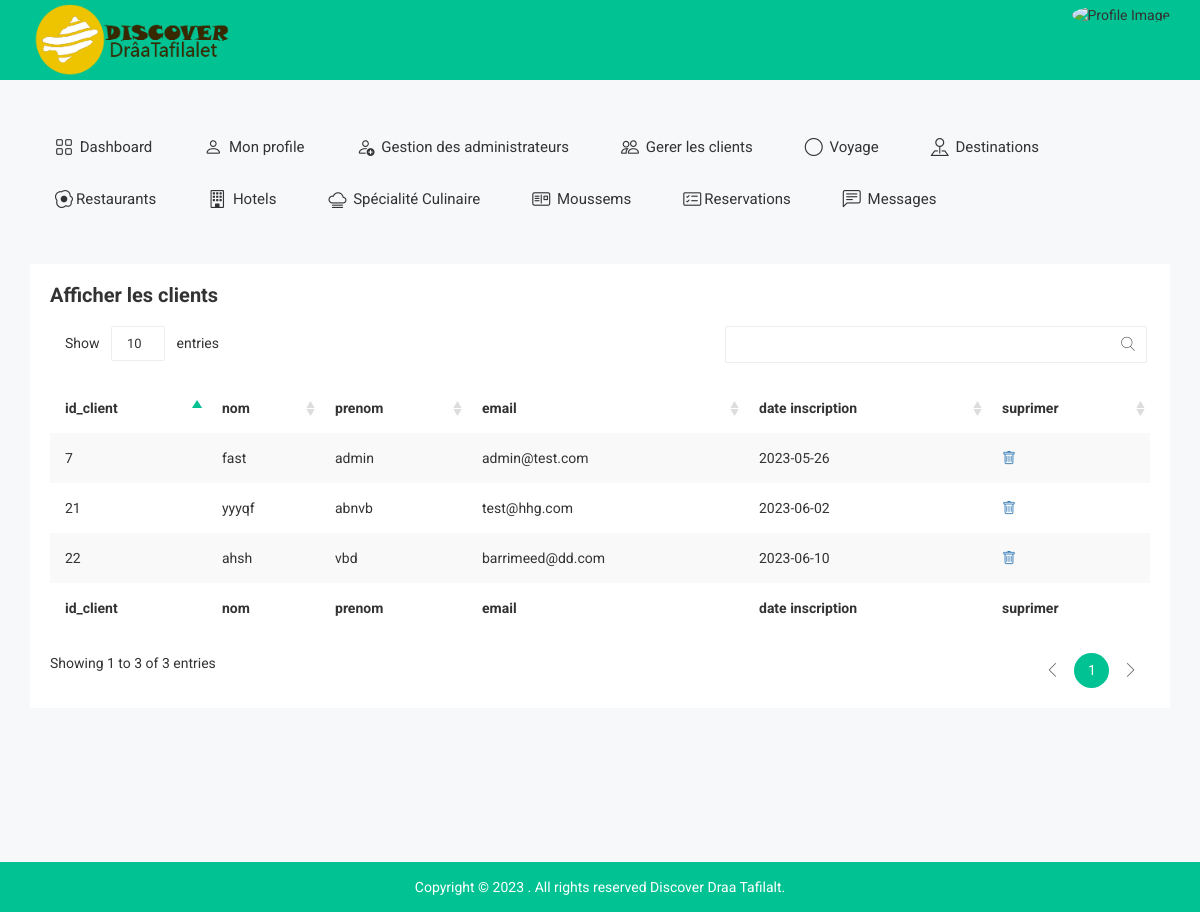
The app's page /afficheclient.php (signed in), older data.
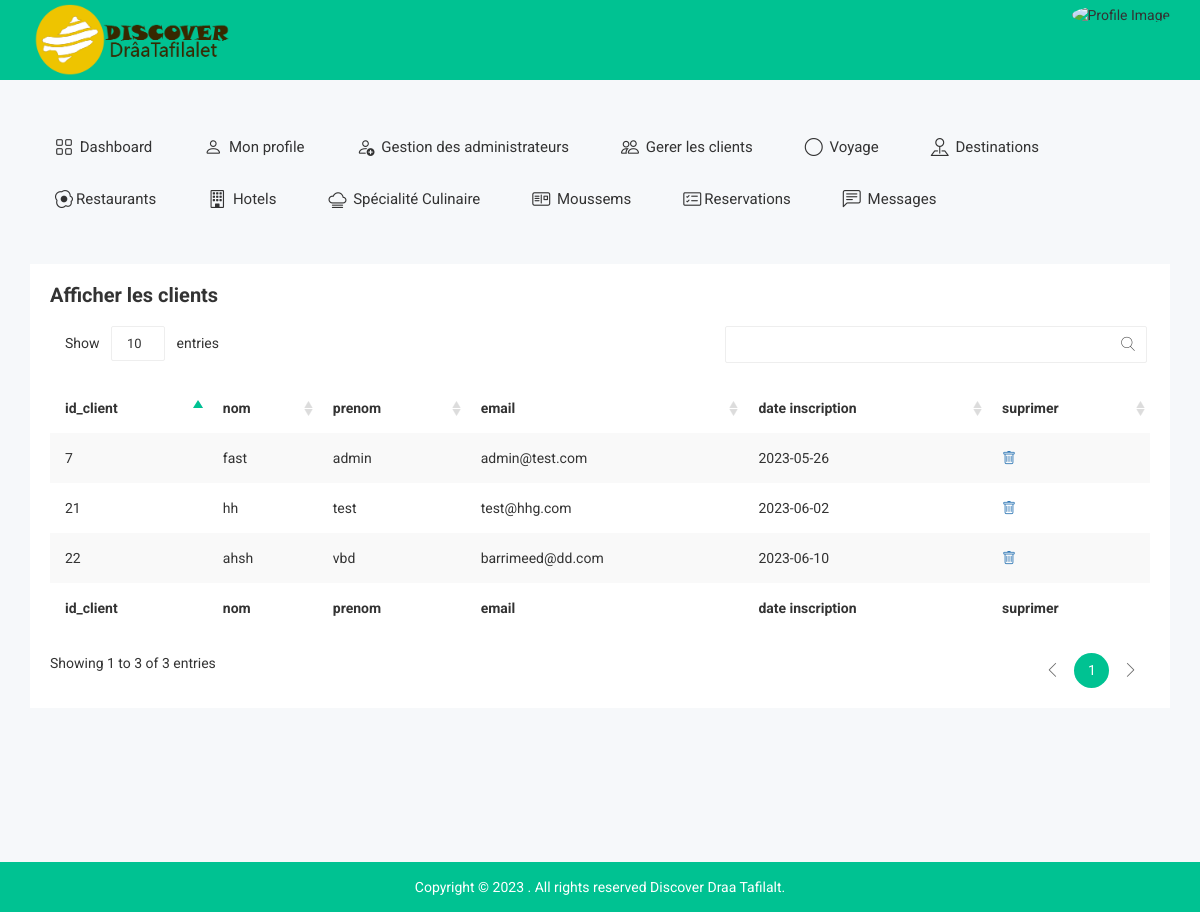
The same page, newer data.
### tables this page shows
CREATE TABLE `client` (
  `id_client` int(11) NOT NULL,
  `nom` varchar(255) NOT NULL,
  `prenom` varchar(255) NOT NULL,
  `email` varchar(255) NOT NULL,
  `password` varchar(255) NOT NULL,
  `date-adding` date NOT NULL
);

### afficheclient.php (the view, shortened to what this page needs)
<?php
include 'connection.php';
$sql = 'SELECT *
		FROM client';
 $statement = $pdo->query($sql);
 $publishers = $statement->fetchAll(PDO::FETCH_ASSOC);
?>
<!doctype html>
<html class="no-js" lang="">
<head>
    <link rel="stylesheet" href="https://cdn.jsdelivr.net/npm/bootstrap-icons@1.10.5/font/bootstrap-icons.css">
        <link rel="stylesheet" href="css/bootstrap.min.css">
        <link rel="stylesheet" href="css/bootstrap/bootstrap.min.css">
        <link rel="stylesheet" href="css/font-awesome.min.css">
        <link rel="stylesheet" href="css/owl.carousel.css">
        <link rel="stylesheet" href="css/owl.theme.css">
        <link rel="stylesheet" href="css/owl.transitions.css">
        <link rel="stylesheet" href="css/meanmenu/meanmenu.min.css">
        <link rel="stylesheet" href="css/animate.css">
        <link rel="stylesheet" href="css/normalize.css">
        <link rel="stylesheet" href="css/wave/waves.min.css">
        <link rel="stylesheet" href="css/wave/button.css">
        <link rel="stylesheet" href="css/scrollbar/jquery.mCustomScrollbar.min.css">
        <link rel="stylesheet" href="css/notika-custom-icon.css">
        <link rel="stylesheet" href="css/jquery.dataTables.min.css">
        <link rel="stylesheet" href="css/main.css">
        <link rel="stylesheet" href="style.css">
        <link rel="stylesheet" href="css/responsive.css">
</head>
<body>
    <?php include 'tophead.php' ?>
    <div class="main-menu-area mg-tb-40">
    </div>
    <div class="notika-status-area">
        <div class="container">
            <div class="row">
                <div class="col-lg-12 col-md-12 col-sm-12 col-xs-12">
                    <div class="data-table-list">
                        <div class="basic-tb-hd">
                            <h2>Afficher les clients</h2>
                        </div>
                        <div class="table-responsive">
                            <table id="data-table-basic" class="table table-striped">
                                <thead>
                                    <tr>
                                        <th>id_client</th>
                                        <th>nom</th>
                                        <th>prenom</th>
                                        <th>email</th>
                                        <th>date inscription</th>
                                        <th>suprimer</th>
                                    </tr>
                                </thead>
                                <tbody>
                                <?php
                                if ($publishers) {
                                    foreach ($publishers as $publisher) {
                                        echo '<tr>
                                        <td>'.$publisher['id_client'].'</td>
                                        <td>'.$publisher['nom'].'</td>
                                        <td>'.$publisher['prenom'].'</td>
                                        <td>'.$publisher['email'].'</td>
                                        <td>'.$publisher['date-adding'].'</td>
                                        <td><a href="delete-client.php?id='.$publisher['id_client'].'"><i class="bi bi-trash"></i></a></td>
                                    </tr>';
                                    }
                                }
                                ?>
                                </tbody>
                                <tfoot>
                                    <tr>
                                    <th>id_client</th>
                                        <th>nom</th>
                                        <th>prenom</th>
                                        <th>email</th>
                                        <th>date inscription</th>
                                        <th>suprimer</th>
                                    </tr>
                                </tfoot>
                            </table>
                        </div>
                    </div>
                </div>
            </div>
        </div>
    </div>
    <div class="footer-copyright-area">
        <div class="container">
            <div class="row">
                <div class="col-lg-12 col-md-12 col-sm-12 col-xs-12">
                    <div class="footer-copy-right">
                        <p>Copyright © 2023
. All rights reserved Discover Draa Tafilalt.</p>
                    </div>
                </div>
            </div>
        </div>
    </div>
</body>
</html>

Row changes from the older to the newer data that the page shows:
changed client "test@hhg.com": nom "yyyqf" → "hh"; prenom "abnvb" → "test"
